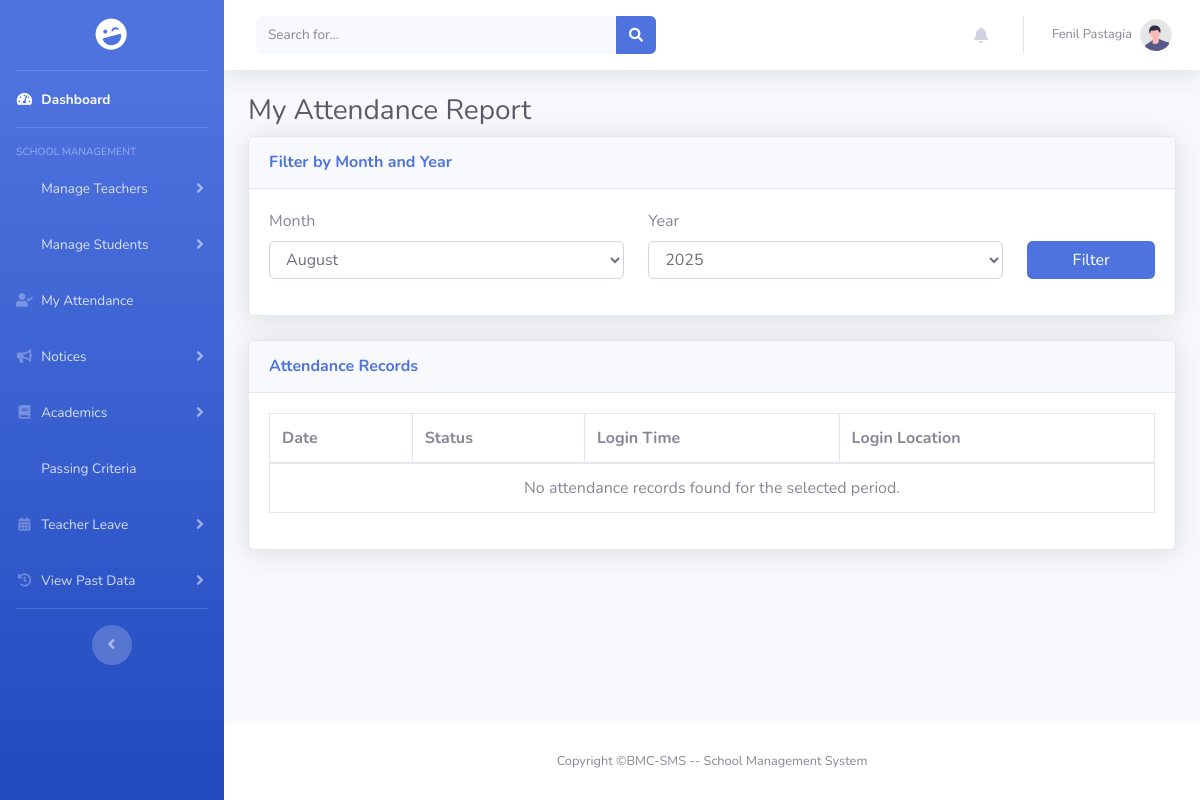
/pages/principal/view_my_attendance.php (signed in), run on an earlier commit of the app's database.
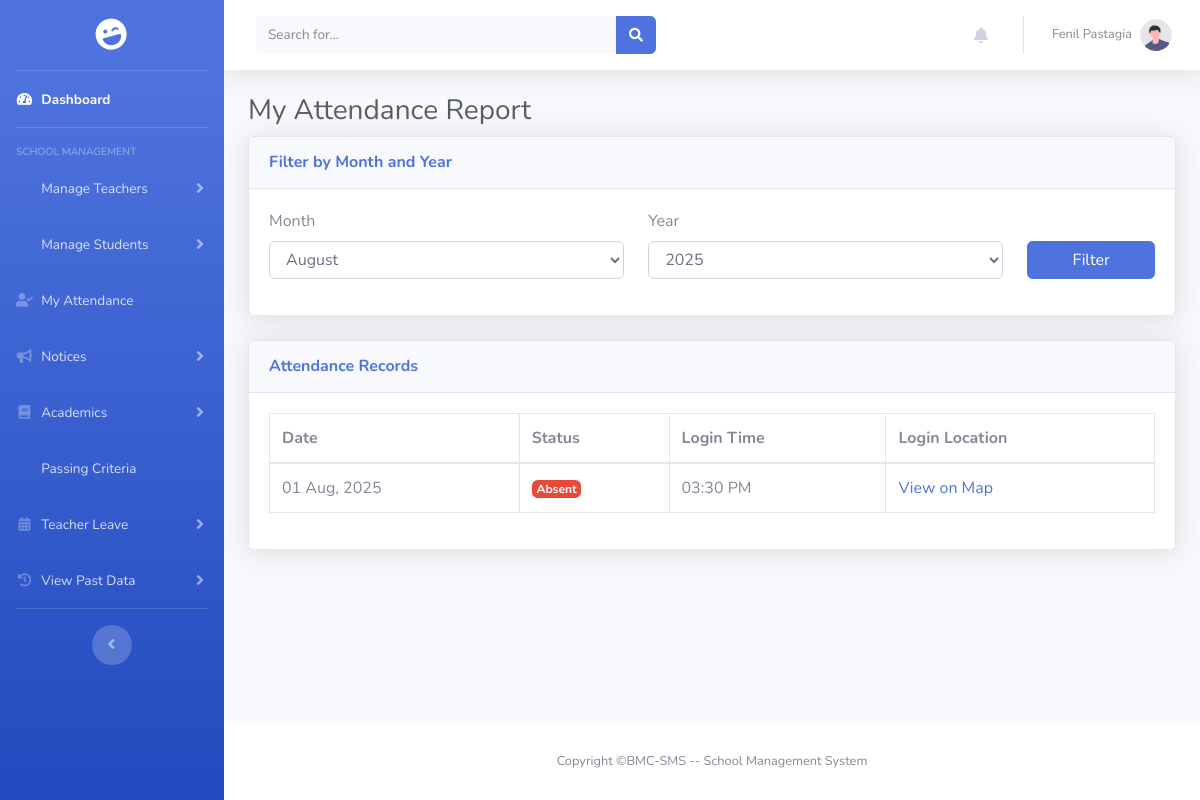
And on a later commit of the database.
### tables this page shows
CREATE TABLE `principal_attendance` (
  `id` int(11) NOT NULL,
  `principal_id` int(11) NOT NULL,
  `school_id` int(11) NOT NULL,
  `attendance_date` date NOT NULL,
  `status` enum('Present','Absent') NOT NULL,
  `login_latitude` decimal(10,8) DEFAULT NULL,
  `login_longitude` decimal(11,8) DEFAULT NULL,
  `login_time` time NOT NULL,
  `updated_at` timestamp NOT NULL DEFAULT current_timestamp() ON UPDATE current_timestamp()
);

### encryption.php (called while the page is built, shortened)
<?php
function decrypt_id($encrypted)
{
    return openssl_decrypt($encrypted, ENCRYPTION_METHOD, ENCRYPTION_KEY, 0, ENCRYPTION_IV);
}

### pages/principal/view_my_attendance.php (the view, shortened to what the changed rows need)
<?php
include_once $_SERVER['DOCUMENT_ROOT'] . '/BMC-SMS/includes/connect.php';
include_once $_SERVER['DOCUMENT_ROOT'] . '/BMC-SMS/encryption.php';
$principal_id = decrypt_id($_COOKIE['encrypted_user_id']);
$selected_month = $_GET['month'] ?? date('m');
$selected_year = $_GET['year'] ?? date('Y');
$query = "
    SELECT
        pa.attendance_date,
        pa.status,
        pa.login_time,
        pa.login_latitude,
        pa.login_longitude
    FROM principal_attendance pa
    WHERE pa.principal_id = ?
      AND MONTH(pa.attendance_date) = ?
      AND YEAR(pa.attendance_date) = ?
    ORDER BY pa.attendance_date DESC
";
$stmt = mysqli_prepare($conn, $query);
mysqli_stmt_bind_param($stmt, "iii", $principal_id, $selected_month, $selected_year);
mysqli_stmt_execute($stmt);
$result = mysqli_stmt_get_result($stmt);
$attendance_records = mysqli_fetch_all($result, MYSQLI_ASSOC);
$page_title = "My Attendance Report";
?>
<!DOCTYPE html>
<html lang="en">
<head>
    <link href="/BMC-SMS/assets/vendor/fontawesome-free/css/all.min.css" rel="stylesheet" type="text/css">
    <link href="/BMC-SMS/assets/css/sb-admin-2.min.css" rel="stylesheet">
    <link href="/BMC-SMS/assets/vendor/datatables/dataTables.bootstrap4.min.css" rel="stylesheet">
    <link href="../assets/vendor/fontawesome-free/css/all.min.css" rel="stylesheet" type="text/css">
</head>
<body id="page-top">
    <div id="wrapper">
        <div id="content-wrapper" class="d-flex flex-column">
            <div id="content">
                <div class="container-fluid">
                    <h1 class="h3 mb-2 text-gray-800"><?php echo htmlspecialchars($page_title); ?></h1>
                    <div class="card shadow mb-4">
                        <div class="card-body">
                            <div class="table-responsive">
                                <table class="table table-bordered" id="dataTable" width="100%" cellspacing="0">
                                    <thead>
                                        <tr>
                                            <th>Date</th>
                                            <th>Status</th>
                                            <th>Login Time</th>
                                            <th>Login Location</th>
                                        </tr>
                                    </thead>
                                    <tbody>
                                        <?php if (empty($attendance_records)): ?>
                                        <tr>
                                            <td colspan="4" class="text-center">No attendance records found for the selected period.</td>
                                        </tr>
                                        <?php else: ?>
                                        <?php foreach ($attendance_records as $record): ?>
                                        <tr>
                                            <td><?php echo date('d M, Y', strtotime($record['attendance_date'])); ?></td>
                                            <td>
                                                <?php if ($record['status'] == 'Present'): ?>
                                                <span class="badge badge-success">Present</span>
                                                <?php else: ?>
                                                <span class="badge badge-danger">Absent</span>
                                                <?php endif; ?>
                                            </td>
                                            <td><?php echo $record['login_time'] ? date('h:i A', strtotime($record['login_time'])) : 'N/A'; ?></td>
                                            <td>
                                                <?php if ($record['login_latitude'] && $record['login_longitude']): ?>
                                                <a href="https://maps.google.com/?q=<?php echo htmlspecialchars($record['login_latitude']); ?>,<?php echo htmlspecialchars($record['login_longitude']); ?>" target="_blank">View on Map</a>
                                                <?php else: ?>
                                                N/A
                                                <?php endif; ?>
                                            </td>
                                        </tr>
                                        <?php endforeach; ?>
                                        <?php endif; ?>
                                    </tbody>
                                </table>
                            </div>
                        </div>
                    </div>
                </div>
            </div>
        </div>
    </div>
</body>
</html>

What changed in the data, as far as the page shows it:
added principal_attendance: attendance_date "01 Aug, 2025", status "Absent", login_time "03:30 PM"
Also different on the page:
text no longer shown: "No attendance records found for the selected period."
